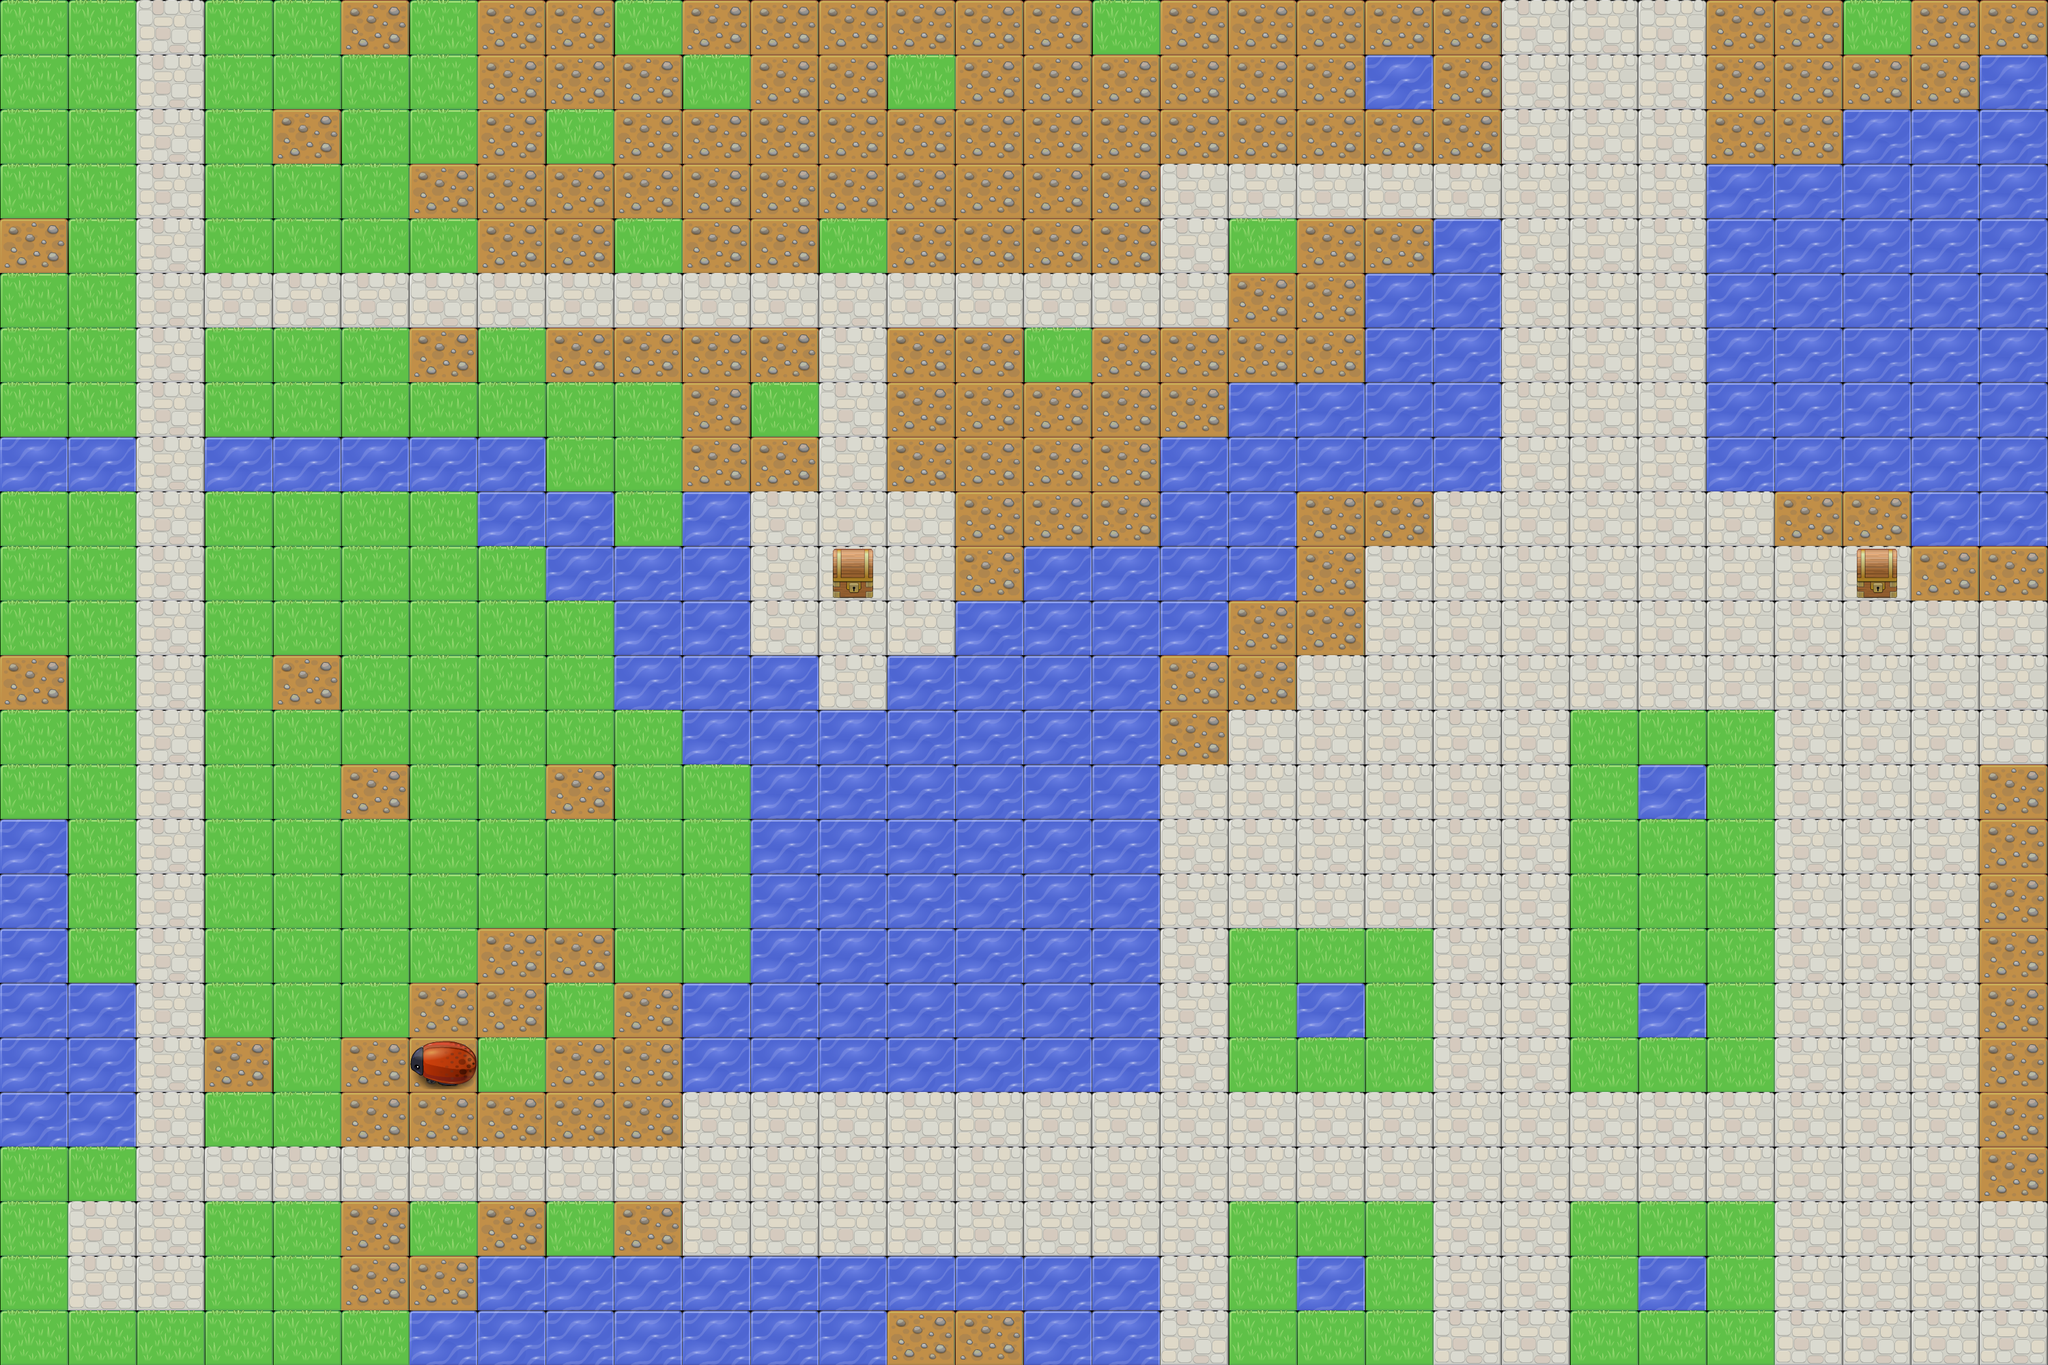

Tiled map render using the project's own tile images. Description and the map definition, with tile-layer contents summarised, below:
An orthogonal 30x25 tile map with 100x80 px tiles, 1 tile layer (Tile Layer 1).

<map version="1.0" orientation="orthogonal" width="30" height="25" tilewidth="100" tileheight="80">
 <tileset firstgid="1" name="Basic" tilewidth="100" tileheight="80">
  <image source="tiles.png" width="200" height="240" />
 </tileset>
 <layer name="Tile Layer 1" width="30" height="25">
  <data>[750 cells, 750 non-empty, 6 distinct tile ids]</data>
 </layer>
</map>